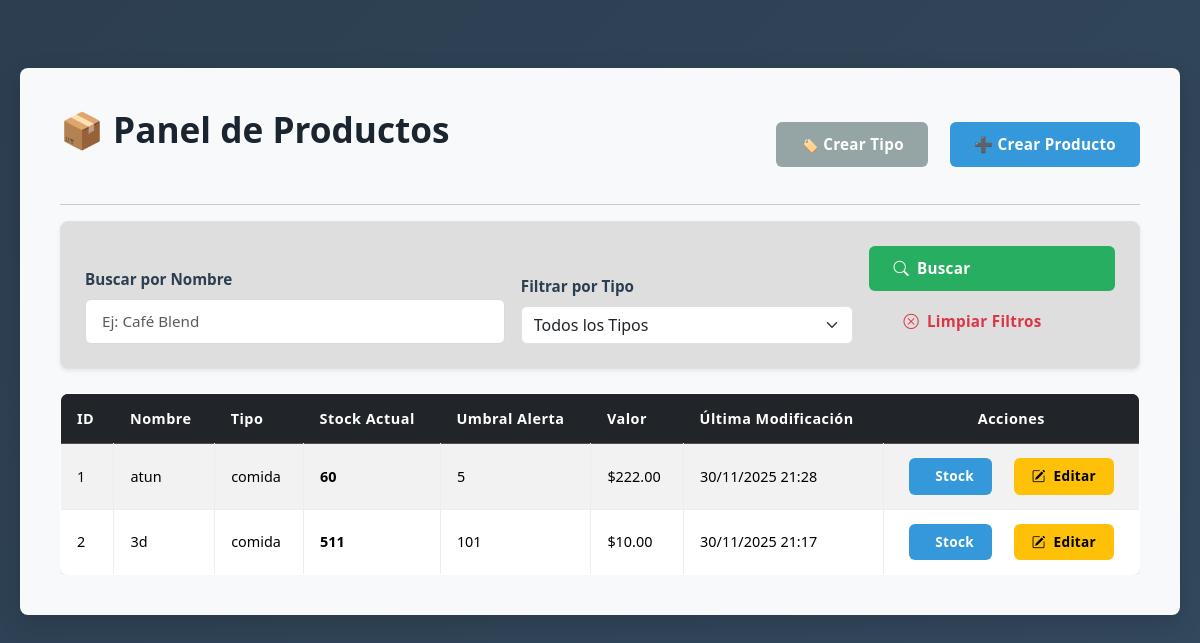
Page /list on the committed database.
### stock/models.py (models this page shows, shortened)
class Producto(models.Model):
    nombre = models.CharField(max_length=100)
    tipo = models.ForeignKey(TipoProducto, on_delete=models.CASCADE)
    cantidad = models.PositiveIntegerField(default=0)
    valor = models.DecimalField(max_digits=10, decimal_places=2)
    umbral_alerta = models.PositiveIntegerField(
        default=5, # Valor por defecto que el usuario puede cambiar
        verbose_name="Stock Mínimo de Alerta"
    )
    fecha_modificacion = models.DateTimeField(auto_now=True)

class TipoProducto(models.Model):
    nombre = models.CharField(max_length=100, unique=True)

### stock/views.py (the view)
# urls.py: path('list', views.lista_productos, name='lista_productos'),
def lista_productos(request):
    productos = Producto.objects.select_related('tipo').all()
    return render(request, 'lista_productos.html', {'productos': productos})

### stock/templates/lista_productos.html (shortened to what this page needs)
{% load static %}
<!DOCTYPE html>
<html lang="es">
<head>
<link rel="stylesheet" href="{% static 'css/bootstrap.min.css' %}">
<link rel="stylesheet" href="{% static 'css/style.css' %}">
<link rel="stylesheet" href="https://cdn.jsdelivr.net/npm/bootstrap-icons@1.11.3/font/bootstrap-icons.min.css">
</head>
<body class="bg-light">
<div class="container mt-5">
    <div class="d-flex justify-content-between align-items-center mb-4">
        <h1>📦 Panel de Productos</h1>
        <div>
            <a href="{% url 'crear_tipo' %}" class="btn btn-secondary me-2">🏷️ Crear Tipo</a>
            <a href="{% url 'crear_producto' %}" class="btn btn-primary">➕ Crear Producto</a>
        </div>
    </div>
    <hr>
    <div class="card shadow-sm p-4 mb-4">
        <form method="GET" action="{% url 'lista_productos' %}" class="row g-3 align-items-end">
            <div class="col-md-5">
                <label for="inputNombre" class="form-label fw-bold">Buscar por Nombre</label>
                <input type="text" class="form-control" id="inputNombre" name="nombre" placeholder="Ej: Café Blend" value="{{ query_nombre }}">
            </div>
            <div class="col-md-4">
                <label for="inputTipo" class="form-label fw-bold">Filtrar por Tipo</label>
                <select id="inputTipo" name="tipo" class="form-select">
                    <option value="">Todos los Tipos</option>
                </select>
            </div>
            <div class="col-md-3 d-grid">
                <button type="submit" class="btn btn-success">
                    <i class="bi bi-search"></i> Buscar
                </button>
                <a href="{% url 'lista_productos' %}" class="btn btn-outline-danger mt-2">
                    <i class="bi bi-x-circle"></i> Limpiar Filtros
                </a>
            </div>
        </form>
    </div>
    <div class="table-responsive mt-4">
        <table class="table table-bordered table-striped table-hover">
            <thead class="table-dark">
                <tr>
                    <th>ID</th>
                    <th>Nombre</th>
                    <th>Tipo</th>
                    <th>Stock Actual</th>
                    <th>Umbral Alerta</th>
                    <th>Valor</th>
                    <th>Última Modificación</th>
                    <th class="text-center">Acciones</th>
                </tr>
            </thead>
            <tbody>
                {% for p in productos %}
                <tr {% if p.cantidad <= p.umbral_alerta %}class="table-danger"{% endif %}>
                    <td>{{ p.id }}</td>
                    <td>{{ p.nombre }}</td>
                    <td>{{ p.tipo.nombre }}</td>
                    <td class="fw-bold {% if p.cantidad <= p.umbral_alerta %}text-danger{% endif %}">{{ p.cantidad }}</td>
                    <td>{{ p.umbral_alerta }}</td>
                    <td>${{ p.valor }}</td>
                    <td>{{ p.fecha_modificacion|date:"d/m/Y H:i" }}</td>
                    <td class="text-center">
                        <a href="{% url 'actualizar_stock' p.id %}" class="btn btn-info btn-sm me-2">
                             Stock
                        </a>
                        <a href="{% url 'editar_producto' p.id %}" class="btn btn-warning btn-sm">
                            <i class="bi bi-pencil-square"></i> Editar
                        </a>
                    </td>
                </tr>
                {% empty %}
                <tr>
                    <td colspan="8" class="text-center">No hay productos que coincidan con la búsqueda.</td>
                </tr>
                {% endfor %}
            </tbody>
        </table>
    </div>
</div>
</body>
</html>

### stock/static/css/style.css (style rules this page uses)
* { margin: 0; padding: 0; box-sizing: border-box; }
body { font-family: 'Segoe UI', Roboto, 'Helvetica Neue', Arial, sans-serif; background: linear-gradient(135deg, #2c3e50 0%, #34495e 100%); min-height: 100vh; padding: 20px; color: #2c3e50; }
.container { background: #f8f9fa; border-radius: 8px; box-shadow: 0 8px 24px rgba(0, 0, 0, 0.15); padding: 40px; max-width: 1200px; margin: 0 auto; }
h1 { color: #1a252f; font-size: 2.2rem; font-weight: 600; margin-bottom: 30px; }
.btn { border-radius: 6px; padding: 11px 24px; font-weight: 600; letter-spacing: 0.3px; transition: all 0.2s ease; border: none; display: inline-flex; align-items: center; gap: 8px; text-decoration: none; font-size: 0.95rem; }
.btn-primary { background: #3498db; color: white; }
.btn-success { background: #27ae60; color: white; }
.btn-secondary { background: #95a5a6; color: white; }
.btn-info { background: #3498db; color: white; }
.btn-sm { padding: 8px 18px; font-size: 0.85rem; }
.mb-4 { margin-bottom: 1.5rem; }
.mt-4 { margin-top: 1.5rem; }
.mt-5 { margin-top: 3rem; }
.btn + .btn { margin-left: 10px; }
.card { border-radius: 8px; border: 1px solid #dee2e6; box-shadow: 0 2px 8px rgba(0, 0, 0, 0.08); background: #dedede; }
.p-4 { padding: 2rem; }
.form-control, select.form-control { border-radius: 6px; border: 1px solid #d1dce5; padding: 10px 16px; font-size: 0.95rem; transition: border-color 0.2s ease; background: white; }
label { font-weight: 600; color: #2c3e50; margin-bottom: 8px; display: block; font-size: 0.95rem; }
.table { border-radius: 8px; overflow: hidden; border: 1px solid #dee2e6; background: white; margin-bottom: 0; box-shadow: 0 2px 8px rgba(0, 0, 0, 0.08); }
.table-bordered { border: 1px solid #e8eef3; }
.table-dark { background: #34495e; color: white; }
.table-dark th { border: none; padding: 14px 16px; font-weight: 600; letter-spacing: 0.5px; font-size: 0.9rem; }
.table-striped tbody tr { transition: background-color 0.2s ease; }
.table-striped tbody tr:nth-of-type(odd) { background-color: #f1f3f5; }
.table td { padding: 14px 16px; vertical-align: middle; border-color: #e8eef3; font-size: 0.9rem; }
.text-center { text-align: center; color: #7f8c8d; padding: 40px 20px; }
.bg-light { background-color: transparent !important; }

### rows in the picture
Producto: id "1", nombre "atun", tipo.nombre "comida", cantidad "60", umbral_alerta "5", valor "222.00", fecha_modificacion "30/11/2025 21:28"
Producto: id "2", nombre "3d", tipo.nombre "comida", cantidad "511", umbral_alerta "101", valor "10.00", fecha_modificacion "30/11/2025 21:17"
